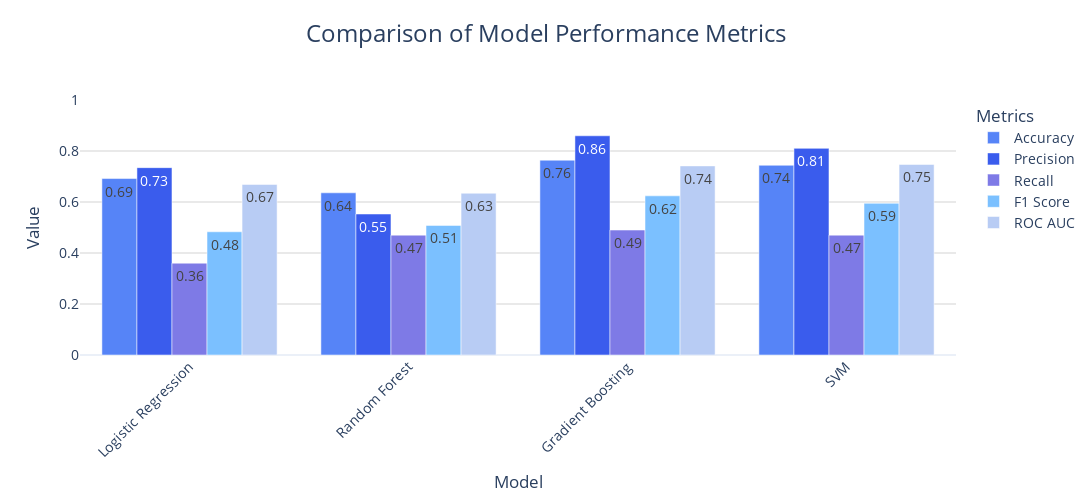
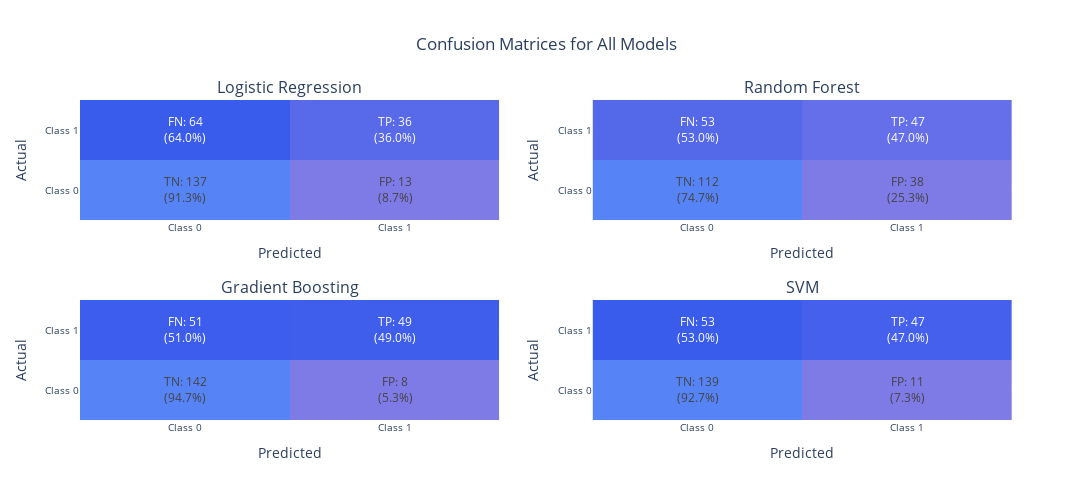

Notebook cell for these charts, in order:
### Markdown cell above
Now we will train the models on the training data and evaluate their performance on the testing data.

### Code cell
results = {}
y_pred_dict = {}
for name, model in models.items():
    model.fit(X_train, y_train)
    y_pred = model.predict(X_test)
    y_proba = model.predict_proba(X_test)[:, 1]

    y_pred_dict[name] = y_pred

    cm = confusion_matrix(y_test, y_pred)
    tn, fp, fn, tp = cm.ravel()

    results[name] = {
        "Accuracy": accuracy_score(y_test, y_pred),
        "Precision": precision_score(y_test, y_pred),
        "Recall": recall_score(y_test, y_pred),
        "F1 Score": f1_score(y_test, y_pred),
        "ROC AUC": roc_auc_score(y_test, y_proba),
        "Confusion Matrix": {
            "True Negatives": tn,
            "False Positives": fp,
            "False Negatives": fn,
            "True Positives": tp,
        },
    }

metrics = ["Accuracy", "Precision", "Recall", "F1 Score", "ROC AUC"]
plot_model_performance(results, metrics, "images/inital_models_performance.png")

plot_combined_confusion_matrices(
    results,
    y_test,
    y_pred_dict,
    labels=["Class 0", "Class 1"],
    save_path="images/initial_confusion_matrices.png",
)

### Figure 1 — Plotly figure (JSON) as saved in the notebook; plotly's stock layout.template omitted (floating-point values rounded to 4 significant figures)
{"data": [{"marker": {"color": "#5684F7"}, "name": "Accuracy", "text": ["0.69", "0.64", "0.76", "0.74"], "textposition": "auto", "type": "bar", "x": ["Logistic Regression", "Random Forest", "Gradient Boosting", "SVM"], "y": [0.692, 0.636, 0.764, 0.744]}, {"marker": {"color": "#3A5CED"}, "name": "Precision", "text": ["0.73", "0.55", "0.86", "0.81"], "textposition": "auto", "type": "bar", "x": ["Logistic Regression", "Random Forest", "Gradient Boosting", "SVM"], "y": [0.7347, 0.5529, 0.8596, 0.8103]}, {"marker": {"color": "#7E7AE6"}, "name": "Recall", "text": ["0.36", "0.47", "0.49", "0.47"], "textposition": "auto", "type": "bar", "x": ["Logistic Regression", "Random Forest", "Gradient Boosting", "SVM"], "y": [0.36, 0.47, 0.49, 0.47]}, {"marker": {"color": "#7BC0FF"}, "name": "F1 Score", "text": ["0.48", "0.51", "0.62", "0.59"], "textposition": "auto", "type": "bar", "x": ["Logistic Regression", "Random Forest", "Gradient Boosting", "SVM"], "y": [0.4832, 0.5081, 0.6242, 0.5949]}, {"marker": {"color": "#B8CCF4"}, "name": "ROC AUC", "text": ["0.67", "0.63", "0.74", "0.75"], "textposition": "auto", "type": "bar", "x": ["Logistic Regression", "Random Forest", "Gradient Boosting", "SVM"], "y": [0.6689, 0.6345, 0.7416, 0.7473]}], "layout": {"barmode": "group", "font": {"size": 14}, "height": 500, "legend": {"title": {"text": "Metrics"}, "x": 1.02, "xanchor": "left", "y": 1, "yanchor": "top"}, "title": {"font": {"size": 24}, "text": "Comparison of Model Performance Metrics", "x": 0.5, "xanchor": "center", "y": 0.95, "yanchor": "top"}, "width": 1200, "xaxis": {"tickangle": -45, "title": {"text": "Model"}}, "yaxis": {"gridcolor": "LightGrey", "gridwidth": 1, "range": [0, 1], "showgrid": true, "title": {"text": "Value"}}}}

### Figure 2 — Plotly figure (JSON) as saved in the notebook; plotly's stock layout.template omitted (floating-point values rounded to 4 significant figures)
{"data": [{"colorscale": [[0, "#7E7AE6"], [0.33, "#3A5CED"], [0.66, "#3A5CED"], [1, "#5684F7"]], "hoverongaps": false, "showscale": false, "text": [["TN: 137<br>(91.3%)", "FP: 13<br>(8.7%)"], ["FN: 64<br>(64.0%)", "TP: 36<br>(36.0%)"]], "texttemplate": "%{text}", "type": "heatmap", "x": ["Class 0", "Class 1"], "xaxis": "x", "y": ["Class 0", "Class 1"], "yaxis": "y", "z": [[137, 13], [64, 36]]}, {"colorscale": [[0, "#7E7AE6"], [0.33, "#3A5CED"], [0.66, "#3A5CED"], [1, "#5684F7"]], "hoverongaps": false, "showscale": false, "text": [["TN: 112<br>(74.7%)", "FP: 38<br>(25.3%)"], ["FN: 53<br>(53.0%)", "TP: 47<br>(47.0%)"]], "texttemplate": "%{text}", "type": "heatmap", "x": ["Class 0", "Class 1"], "xaxis": "x2", "y": ["Class 0", "Class 1"], "yaxis": "y2", "z": [[112, 38], [53, 47]]}, {"colorscale": [[0, "#7E7AE6"], [0.33, "#3A5CED"], [0.66, "#3A5CED"], [1, "#5684F7"]], "hoverongaps": false, "showscale": false, "text": [["TN: 142<br>(94.7%)", "FP: 8<br>(5.3%)"], ["FN: 51<br>(51.0%)", "TP: 49<br>(49.0%)"]], "texttemplate": "%{text}", "type": "heatmap", "x": ["Class 0", "Class 1"], "xaxis": "x3", "y": ["Class 0", "Class 1"], "yaxis": "y3", "z": [[142, 8], [51, 49]]}, {"colorscale": [[0, "#7E7AE6"], [0.33, "#3A5CED"], [0.66, "#3A5CED"], [1, "#5684F7"]], "hoverongaps": false, "showscale": false, "text": [["TN: 139<br>(92.7%)", "FP: 11<br>(7.3%)"], ["FN: 53<br>(53.0%)", "TP: 47<br>(47.0%)"]], "texttemplate": "%{text}", "type": "heatmap", "x": ["Class 0", "Class 1"], "xaxis": "x4", "y": ["Class 0", "Class 1"], "yaxis": "y4", "z": [[139, 11], [53, 47]]}], "layout": {"annotations": [{"font": {"size": 16}, "showarrow": false, "text": "Logistic Regression", "x": 0.225, "xanchor": "center", "xref": "paper", "y": 1, "yanchor": "bottom", "yref": "paper"}, {"font": {"size": 16}, "showarrow": false, "text": "Random Forest", "x": 0.775, "xanchor": "center", "xref": "paper", "y": 1, "yanchor": "bottom", "yref": "paper"}, {"font": {"size": 16}, "showarrow": false, "text": "Gradient Boosting", "x": 0.225, "xanchor": "center", "xref": "paper", "y": 0.375, "yanchor": "bottom", "yref": "paper"}, {"font": {"size": 16}, "showarrow": false, "text": "SVM", "x": 0.775, "xanchor": "center", "xref": "paper", "y": 0.375, "yanchor": "bottom", "yref": "paper"}], "font": {"size": 12}, "height": 500, "showlegend": false, "title": {"text": "Confusion Matrices for All Models", "x": 0.5}, "width": 1200, "xaxis": {"anchor": "y", "domain": [0, 0.45], "tickfont": {"size": 10}, "title": {"text": "Predicted"}}, "xaxis2": {"anchor": "y2", "domain": [0.55, 1], "tickfont": {"size": 10}, "title": {"text": "Predicted"}}, "xaxis3": {"anchor": "y3", "domain": [0, 0.45], "tickfont": {"size": 10}, "title": {"text": "Predicted"}}, "xaxis4": {"anchor": "y4", "domain": [0.55, 1], "tickfont": {"size": 10}, "title": {"text": "Predicted"}}, "yaxis": {"anchor": "x", "domain": [0.625, 1], "tickfont": {"size": 10}, "title": {"text": "Actual"}}, "yaxis2": {"anchor": "x2", "domain": [0.625, 1], "tickfont": {"size": 10}, "title": {"text": "Actual"}}, "yaxis3": {"anchor": "x3", "domain": [0, 0.375], "tickfont": {"size": 10}, "title": {"text": "Actual"}}, "yaxis4": {"anchor": "x4", "domain": [0, 0.375], "tickfont": {"size": 10}, "title": {"text": "Actual"}}}}
